Frame 1 (no input): blank canvas, image omitted
Frame 60 (no input): blank canvas, image omitted
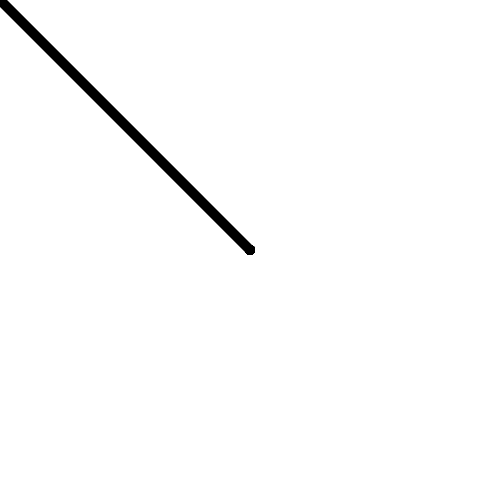
Frame 120 (the mouse pressed at the canvas centre since frame 60)

The p5.js sketch whose frames 1 and 60 were blank and that drew this single picture after the mouse press (run headless with seeded random() and noise() and a simulated clock; from frame 60 on, the mouse is pressed at the canvas centre):

// p5.js sketch
// ── sketch.js
var weight = 10
var strokeColor = "black"
function setup() {
  createCanvas(500,500);
}

function draw() {
 if (mouseIsPressed) {
  stroke(strokeColor)
  strokeWeight(weight)
  line (pmouseX, pmouseY, mouseX, mouseY);
 }
}

 
function keyTyped() {
  if (key === 'b') {
    strokeColor = 'black';
  } else if (key === 'p') {
    strokeColor = '#E32173';
    weight = 10
  } else if (key === 'r') {
    strokeColor = 'red';
    weight = 10
  } else if (key === 'g') {
    strokeColor = 'green';
    weight = 10
       weight = 10
  } else if (key === 'o') {
    strokeColor = 'orange';
    weight = 10
       weight = 10
  } else if (key === 'e') {
    strokeColor = 'white';
    weight = 50
  }
  }
